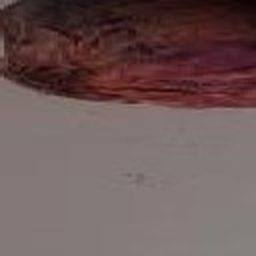
#> input picture AI/artifacts/class_mapping_audit/variant_A/images/cropbad_20230121_084837_train_4551f94b_3_augflip_h.jpg, 256 x 256 px
$ python -i quality.py   (imports and definitions only)   (older library calls are emulated)
#> lines starting #> are read from the running program, lines starting #| are printed output that depends on the picture
"""
Image quality assessment interface and OpenCV evaluation engine.

Computes genuine mathematical image quality metrics:
- Image dimensions (width, height)
- Sharpness / blur via Laplacian variance (blur_score)
- Mean photometric luminance
- Exposure clipping ratio (under/over-saturated pixels)

Never fabricates metrics. Explicitly grades capture as PASS, WARN, or FAIL.
"""

from __future__ import annotations

from enum import Enum
import cv2
import numpy as np
from pydantic import BaseModel, ConfigDict, Field

from app.config.schema import QualityConfig
from app.domain.models import ImageQualityObservation
from app.domain.status import InspectionStatus, QualityFailureCode


class QualityGrade(str, Enum):
    """Overall qualitative determination of capture admissibility."""
    PASS = "PASS"
    WARN = "WARN"
    FAIL = "FAIL"


# [13 lines that did not run here, left out]


# [82 lines that did not run here, left out]


# [50 lines that did not run here, left out]

>>> import cv2
>>> picture = cv2.imread('../../artifacts/class_mapping_audit/variant_A/images/cropbad_20230121_084837_train_4551f94b_3_augflip_h.jpg', cv2.IMREAD_GRAYSCALE)
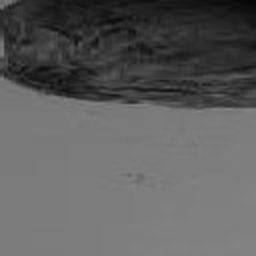
#> picture: shape (256, 256); min 4, max 135, mean 93.8
#> (the run stopped early here; a loop or call above may not have finished)
